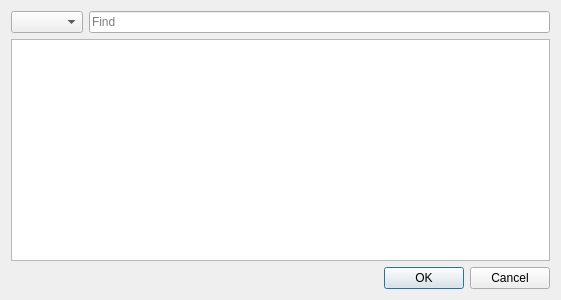
<?xml version="1.0" encoding="UTF-8"?>
<ui version="4.0">
 <class>SessionListingDialog</class>
 <widget class="QDialog" name="SessionListingDialog">
  <property name="geometry">
   <rect>
    <x>0</x>
    <y>0</y>
    <width>561</width>
    <height>300</height>
   </rect>
  </property>
  <property name="windowTitle">
   <string>Public sessions</string>
  </property>
  <layout class="QVBoxLayout" name="verticalLayout">
   <item>
    <layout class="QHBoxLayout" name="horizontalLayout">
     <item>
      <widget class="QComboBox" name="listserver"/>
     </item>
     <item>
      <widget class="QLineEdit" name="filter">
       <property name="placeholderText">
        <string>Find</string>
       </property>
       <property name="clearButtonEnabled">
        <bool>true</bool>
       </property>
      </widget>
     </item>
    </layout>
   </item>
   <item>
    <widget class="QStackedWidget" name="liststack">
     <property name="currentIndex">
      <number>0</number>
     </property>
     <widget class="QWidget" name="page">
      <layout class="QHBoxLayout" name="horizontalLayout_2">
       <property name="spacing">
        <number>0</number>
       </property>
       <property name="leftMargin">
        <number>0</number>
       </property>
       <property name="topMargin">
        <number>0</number>
       </property>
       <property name="rightMargin">
        <number>0</number>
       </property>
       <property name="bottomMargin">
        <number>0</number>
       </property>
       <item>
        <widget class="QTableView" name="listing">
         <property name="selectionMode">
          <enum>QAbstractItemView::SingleSelection</enum>
         </property>
         <property name="selectionBehavior">
          <enum>QAbstractItemView::SelectRows</enum>
         </property>
         <property name="showGrid">
          <bool>false</bool>
         </property>
         <property name="sortingEnabled">
          <bool>true</bool>
         </property>
         <attribute name="verticalHeaderVisible">
          <bool>false</bool>
         </attribute>
        </widget>
       </item>
      </layout>
     </widget>
     <widget class="QWidget" name="page_2">
      <layout class="QHBoxLayout" name="horizontalLayout_3">
       <item>
        <widget class="QLabel" name="errormessage">
         <property name="text">
          <string notr="true">Error message</string>
         </property>
         <property name="textFormat">
          <enum>Qt::PlainText</enum>
         </property>
         <property name="alignment">
          <set>Qt::AlignLeading|Qt::AlignLeft|Qt::AlignTop</set>
         </property>
        </widget>
       </item>
      </layout>
     </widget>
    </widget>
   </item>
   <item>
    <widget class="QDialogButtonBox" name="buttonBox">
     <property name="orientation">
      <enum>Qt::Horizontal</enum>
     </property>
     <property name="standardButtons">
      <set>QDialogButtonBox::Cancel|QDialogButtonBox::Ok</set>
     </property>
    </widget>
   </item>
  </layout>
 </widget>
 <resources/>
 <connections>
  <connection>
   <sender>buttonBox</sender>
   <signal>accepted()</signal>
   <receiver>SessionListingDialog</receiver>
   <slot>accept()</slot>
   <hints>
    <hint type="sourcelabel">
     <x>248</x>
     <y>254</y>
    </hint>
    <hint type="destinationlabel">
     <x>157</x>
     <y>274</y>
    </hint>
   </hints>
  </connection>
  <connection>
   <sender>buttonBox</sender>
   <signal>rejected()</signal>
   <receiver>SessionListingDialog</receiver>
   <slot>reject()</slot>
   <hints>
    <hint type="sourcelabel">
     <x>316</x>
     <y>260</y>
    </hint>
    <hint type="destinationlabel">
     <x>286</x>
     <y>274</y>
    </hint>
   </hints>
  </connection>
 </connections>
</ui>
